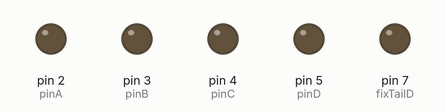
Bench run of a sketch on a simulated Arduino Uno, built with avr-gcc and run on an emulated ATmega328P. Parts: output pins drawn as LEDs (lit = HIGH).

Above: at 0.5 s.
At 2.5 s:
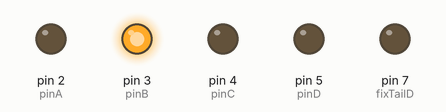
At 3.5 s:
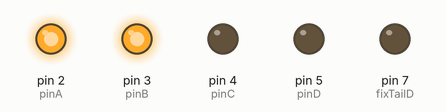
At 5.5 s:
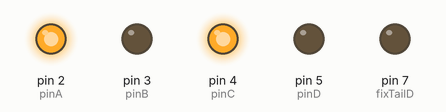
At 8.5 s:
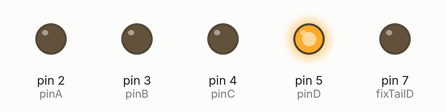
At 11.5 s:
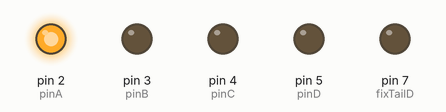
Timing chart, 0 to 13.0 s (numbered marks = the images above):
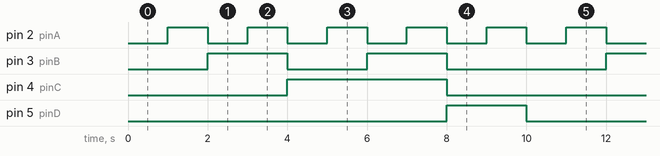

The sketch:

sketch_checking_seconds_IC.ino
```cpp
const int pinA = 2;
const int pinB = 3;
const int pinC = 4;
const int pinD = 5;

const int fixTailA = 6;
const int fixTailD = 7;

void setup() {
  pinMode(pinA, OUTPUT);
  pinMode(pinB, OUTPUT);
  pinMode(pinC, OUTPUT);
  pinMode(pinD, OUTPUT);


  pinMode(fixTailA, INPUT);
  pinMode(fixTailD, INPUT);
}

void loop() {
  for (int digit = 0; digit <= 9; digit++) {
    displayDigit(digit);
    delay(1000);
  }
}

void displayDigit(int number) {

  for (int bit = 0; bit < 4; bit++) {
    int bitValue = (number >> bit) & 1;
    digitalWrite(2 + bit, bitValue);
  }


  if (number == 6) {
    pinMode(fixTailA, OUTPUT);
    digitalWrite(fixTailA, LOW);
  } else {
    pinMode(fixTailA, INPUT);
  }


  if (number == 9) {
    pinMode(fixTailD, OUTPUT);
    digitalWrite(fixTailD, LOW);
  } else {
    pinMode(fixTailD, INPUT);
  }
}
```

Measured:
- by itself, pin 2 (pinA): alternates HIGH for 1.0 s and LOW for 1.0 s
- by itself, pin 3 (pinB): repeats every 10.0 s: LOW 2.0 s, HIGH 2.0 s, LOW 4.0 s, HIGH 2.0 s
- by itself, pin 4 (pinC): alternates HIGH for 4.0 s and LOW for 6.0 s
- by itself, pin 5 (pinD): alternates HIGH for 2.0 s and LOW for 8.0 s
